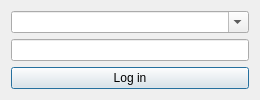
<?xml version="1.0" encoding="UTF-8"?>
<ui version="4.0">
 <class>AuthDialog</class>
 <widget class="QDialog" name="AuthDialog">
  <property name="geometry">
   <rect>
    <x>0</x>
    <y>0</y>
    <width>260</width>
    <height>98</height>
   </rect>
  </property>
  <property name="windowTitle">
   <string>Dialog</string>
  </property>
  <layout class="QVBoxLayout" name="verticalLayout">
   <item>
    <widget class="QComboBox" name="comboxLogin">
     <property name="editable">
      <bool>true</bool>
     </property>
    </widget>
   </item>
   <item>
    <widget class="QLineEdit" name="editPassword"/>
   </item>
   <item>
    <widget class="QPushButton" name="btnLogIn">
     <property name="text">
      <string>Log in</string>
     </property>
    </widget>
   </item>
  </layout>
 </widget>
 <resources/>
 <connections/>
</ui>
